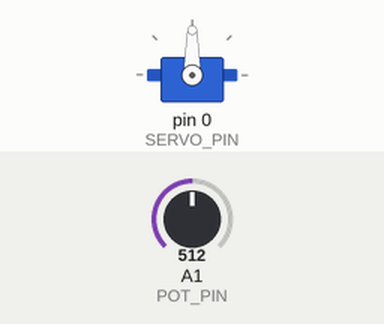
A sketch run on a simulated Arduino Uno, built with avr-gcc and run on an emulated ATmega328P. Parts: servo. Inputs (shaded band) come from the test bench; at power-on: A1 (POT_PIN) = 512.

Above: at 1.2 s.
1.3 s: A1 (POT_PIN) set to 716
At 2.5 s:
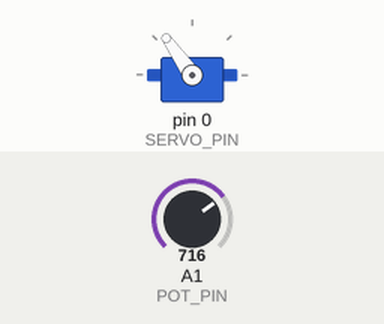
2.8 s: A1 (POT_PIN) set to 900
At 3.8 s:
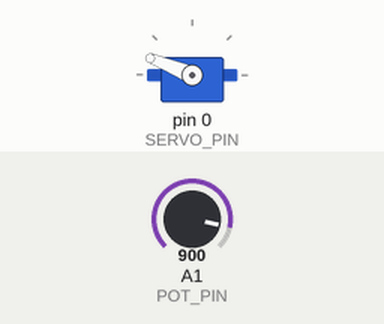
4.3 s: A1 (POT_PIN) set to 1023
At 4.8 s:
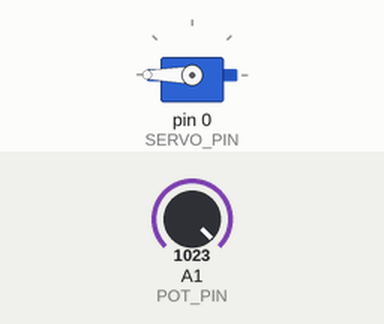
5.8 s: A1 (POT_PIN) set to 306
At 7.0 s:
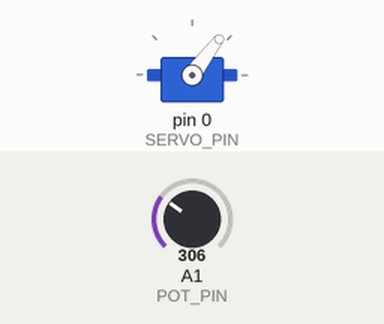
7.3 s: A1 (POT_PIN) set to 122
At 8.0 s:
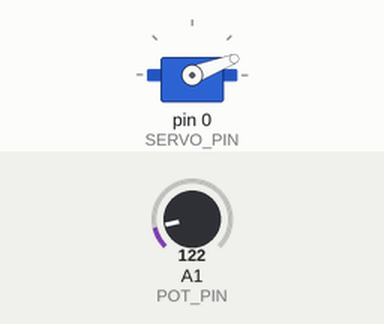
Timing chart, 0 to 9.8 s (numbered marks = the images above; inputs shaded):
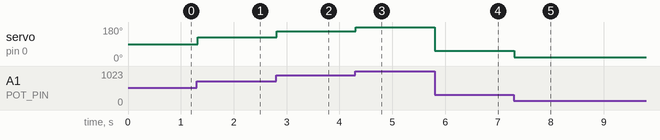

Measured:
- after the input at 1.3 s, servo on pin 0 (SERVO_PIN): 90° → 125° at once
- after the input at 2.8 s, servo on pin 0 (SERVO_PIN): 125° → 158° at once
- after the input at 4.3 s, servo on pin 0 (SERVO_PIN): 158° → 180° at once
- after the input at 5.8 s, servo on pin 0 (SERVO_PIN): 180° → 53° at once
- after the input at 7.3 s, servo on pin 0 (SERVO_PIN): 53° → 21° at once

The sketch:

_2.ino
```cpp
#include <Servo.h>
#define SERVO_PIN 0
#define POT_PIN 1
Servo servo;

int odczyt_pot;
int kat_servo;

void setup()
{
  servo.attach(SERVO_PIN);
}

void loop()
{
  odczyt_pot = analogRead(POT_PIN);
  kat_servo = map(odczyt_pot, 0, 1023, 0, 180);
  servo.write(kat_servo);
  delay(20);
}
```
